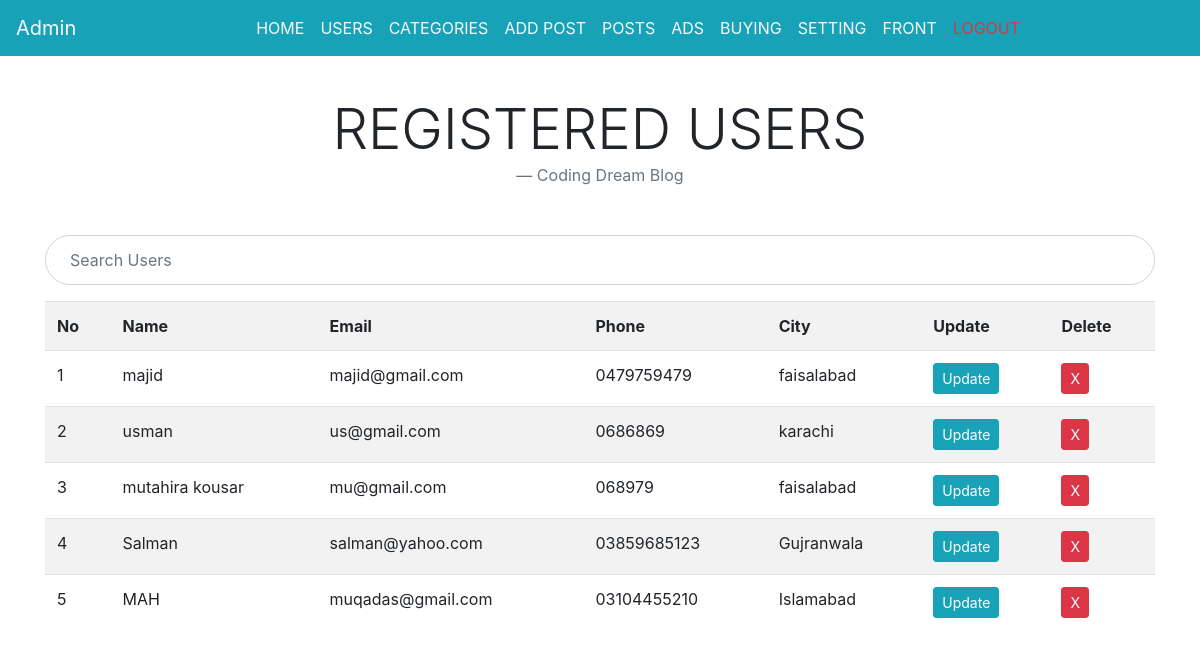
Screenshot of /users.php (signed in) with the database file from the repository.
### tables this page shows
CREATE TABLE `users` (
  `id` int(20) NOT NULL,
  `name` varchar(50) DEFAULT NULL,
  `email` varchar(100) DEFAULT NULL,
  `password` varchar(100) DEFAULT NULL,
  `phone` varchar(60) DEFAULT NULL,
  `city` varchar(60) DEFAULT NULL,
  `role` varchar(20) DEFAULT 'user'
);

### connect.php (called while the page is built, shortened)
<?php
if(isset($_SESSION['id']) && isset($_SESSION['role'])){
$logrole    		= $_SESSION['role'];
}
?>

### users.php (the view, shortened to what this page needs)
<?php include_once "connect.php"; ?>
<?php include_once "header.php"; ?>
<?php if($logrole == 'admin'){ ?>
<?php include_once "admin.php"; ?>
<?php }else{ header("Location: logout.php"); } ?>
<main role="main" class="container">
<div class="row">
<div class="col-md-12 col-sm-12 col-lg-12">
<blockquote class="blockquote text-center mb-5">
  <h1 class="mb-0 text-uppercase display-4">Registered Users</h1>
  <footer class="blockquote-footer">Coding Dream Blog</footer>
</blockquote>
<form method="post">
<div class="form-group">
<input type="text" name="search" placeholder="Search Users" class="form-control p-4 rounded-5" required>
</div>
</form>
<table class="table table-striped table" style="margin-top:1em !important">
<tr>
<th>No</th>
<th>Name</th>
<th>Email</th>
<th>Phone</th>
<th>City</th>
<th>Update</th>
<th>Delete</th>
</tr>
<?php
if(isset($_POST['search'])){
$search = $_POST['search'];
$query 	= "SELECT * FROM users WHERE (name LIKE '%$search%' OR city = '{$search}' OR email = '{$search}') AND (role = 'user')";
}else{
$query = "SELECT * FROM users WHERE role = 'user' ORDER BY id DESC";
}
$execute 	= $db->query($query);
$numrows 		= $execute->num_rows;
if($numrows == 0){
	echo '<td>Nothing Found.</td>';
}else{
$no = 0;
while($fetch = $execute->fetch_assoc()){
$id 		= $fetch['id'];
$name 		= $fetch['name'];
$email 		= $fetch['email'];
$phone 		= $fetch['phone'];
$city 		= $fetch['city'];
$no++;
?>
<tr>
<td><?php echo $no ?></td>
<td><?php echo $name ?></td>
<td><?php echo $email ?></td>
<td><?php echo $phone ?></td>
<td><?php echo $city ?></td>
<td><a  class="btn btn-info btn-sm" href="useredit.php?user=<?php echo $id ?>">Update</a></td>
<td><a  class="btn btn-danger btn-sm" href="users.php?del=<?php echo $id ?>">X</a></td>
</tr>
<?php
}
}
?>
</table>
</div>
</div>
</main>

### css/main.css (style rules this page uses)
.container, .container-lg, .container-md, .container-sm { margin-top: 6em !important; }
.rounded-5 { border-radius: 30px !important; }

### rows the page displays
users: name "majid", email "majid@gmail.com", phone "0479759479", city "faisalabad"
users: name "usman", email "us@gmail.com", phone "0686869", city "karachi"
users: name "mutahira kousar", email "mu@gmail.com", phone "068979", city "faisalabad"
users: name "Salman", email "salman@yahoo.com", phone "03859685123", city "Gujranwala"
users: name "MAH", email "muqadas@gmail.com", phone "03104455210", city "Islamabad"
